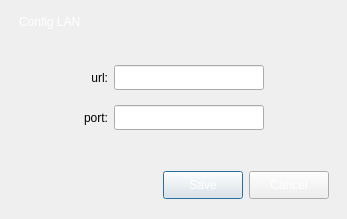
<?xml version="1.0" encoding="UTF-8"?>
<ui version="4.0">
 <class>DialogConfigLAN</class>
 <widget class="QDialog" name="DialogConfigLAN">
  <property name="geometry">
   <rect>
    <x>0</x>
    <y>0</y>
    <width>347</width>
    <height>219</height>
   </rect>
  </property>
  <property name="windowTitle">
   <string notr="true">Dialog</string>
  </property>
  <property name="styleSheet">
   <string notr="true">QWidget {
	font: 25 9pt &quot;微软雅黑&quot;;
}

#wgt_main {
	border-width: 40px 10px 10px 10px;
	border-image: url(:/skins/skins/bg_dialogbase.png) 40 10 10 10 repeat repeat;
}

#label_title {
    color: white;
}

#btn_close {
	border: 0px;
	background-image: url(:/skins/skins/btn_win_close.png);
}

#btn_close::hover {
	margin:1px;
}

#btn_close::pressed {
	border: 0px;
	background-image: url(:/skins/skins/btn_win_close_pressed.png);
}

#btn_save,
#btn_cancel,
#btn_useDefault {
	color: #ffffff;
	border-width: 2px;
	border-image: url(:/skins/skins/btn_blue.png) 2 2;
	min-width: 64px;
	min-height: 20px;
}

#btn_save::hover,
#btn_cancel::hover.
#btn_useDefault::hover {
	color: #ffffff;
	border-width: 2px;
	border-image: url(:/skins/skins/btn_blue_hover.png) 2 2;
}

#btn_save::pressed,
#btn_cancel::pressed,
#btn_useDefault::pressed {
	color: #ffffff;
	border-width: 2px;
	border-image: url(:/skins/skins/btn_blue_pressed.png) 2 2;
}</string>
  </property>
  <layout class="QGridLayout" name="gridLayout">
   <property name="leftMargin">
    <number>0</number>
   </property>
   <property name="topMargin">
    <number>0</number>
   </property>
   <property name="rightMargin">
    <number>0</number>
   </property>
   <property name="bottomMargin">
    <number>0</number>
   </property>
   <item row="0" column="0">
    <widget class="QWidget" name="wgt_main" native="true">
     <layout class="QVBoxLayout" name="verticalLayout">
      <item>
       <widget class="QWidget" name="wgt_title" native="true">
        <property name="sizePolicy">
         <sizepolicy hsizetype="Preferred" vsizetype="Fixed">
          <horstretch>0</horstretch>
          <verstretch>0</verstretch>
         </sizepolicy>
        </property>
        <layout class="QHBoxLayout" name="horizontalLayout">
         <property name="leftMargin">
          <number>10</number>
         </property>
         <property name="topMargin">
          <number>0</number>
         </property>
         <property name="rightMargin">
          <number>0</number>
         </property>
         <property name="bottomMargin">
          <number>0</number>
         </property>
         <item>
          <widget class="QLabel" name="label_title">
           <property name="text">
            <string>Config LAN</string>
           </property>
          </widget>
         </item>
         <item>
          <spacer name="horizontalSpacer">
           <property name="orientation">
            <enum>Qt::Horizontal</enum>
           </property>
           <property name="sizeHint" stdset="0">
            <size>
             <width>255</width>
             <height>19</height>
            </size>
           </property>
          </spacer>
         </item>
         <item>
          <widget class="QToolButton" name="btn_close">
           <property name="sizePolicy">
            <sizepolicy hsizetype="Fixed" vsizetype="Fixed">
             <horstretch>0</horstretch>
             <verstretch>0</verstretch>
            </sizepolicy>
           </property>
           <property name="minimumSize">
            <size>
             <width>30</width>
             <height>26</height>
            </size>
           </property>
           <property name="maximumSize">
            <size>
             <width>30</width>
             <height>26</height>
            </size>
           </property>
           <property name="text">
            <string/>
           </property>
          </widget>
         </item>
        </layout>
       </widget>
      </item>
      <item>
       <widget class="QWidget" name="wgt_content" native="true">
        <layout class="QVBoxLayout" name="verticalLayout_2">
         <property name="leftMargin">
          <number>0</number>
         </property>
         <property name="topMargin">
          <number>0</number>
         </property>
         <property name="rightMargin">
          <number>0</number>
         </property>
         <property name="bottomMargin">
          <number>0</number>
         </property>
         <item>
          <widget class="QWidget" name="widget" native="true">
           <layout class="QGridLayout" name="gridLayout_2">
            <property name="verticalSpacing">
             <number>15</number>
            </property>
            <item row="2" column="1">
             <widget class="QLabel" name="label_port">
              <property name="text">
               <string>port:</string>
              </property>
              <property name="alignment">
               <set>Qt::AlignRight|Qt::AlignTrailing|Qt::AlignVCenter</set>
              </property>
             </widget>
            </item>
            <item row="4" column="2">
             <spacer name="verticalSpacer_2">
              <property name="orientation">
               <enum>Qt::Vertical</enum>
              </property>
              <property name="sizeHint" stdset="0">
               <size>
                <width>20</width>
                <height>40</height>
               </size>
              </property>
             </spacer>
            </item>
            <item row="1" column="1">
             <widget class="QLabel" name="label_url">
              <property name="text">
               <string>url:</string>
              </property>
              <property name="alignment">
               <set>Qt::AlignRight|Qt::AlignTrailing|Qt::AlignVCenter</set>
              </property>
             </widget>
            </item>
            <item row="2" column="2">
             <widget class="QLineEdit" name="lineEdit_port">
              <property name="sizePolicy">
               <sizepolicy hsizetype="Fixed" vsizetype="Fixed">
                <horstretch>0</horstretch>
                <verstretch>0</verstretch>
               </sizepolicy>
              </property>
              <property name="minimumSize">
               <size>
                <width>150</width>
                <height>25</height>
               </size>
              </property>
              <property name="maximumSize">
               <size>
                <width>150</width>
                <height>25</height>
               </size>
              </property>
             </widget>
            </item>
            <item row="1" column="2">
             <widget class="QLineEdit" name="lineEdit_url">
              <property name="sizePolicy">
               <sizepolicy hsizetype="Fixed" vsizetype="Fixed">
                <horstretch>0</horstretch>
                <verstretch>0</verstretch>
               </sizepolicy>
              </property>
              <property name="minimumSize">
               <size>
                <width>150</width>
                <height>25</height>
               </size>
              </property>
              <property name="maximumSize">
               <size>
                <width>150</width>
                <height>25</height>
               </size>
              </property>
             </widget>
            </item>
            <item row="0" column="2">
             <spacer name="verticalSpacer">
              <property name="orientation">
               <enum>Qt::Vertical</enum>
              </property>
              <property name="sizeHint" stdset="0">
               <size>
                <width>20</width>
                <height>40</height>
               </size>
              </property>
             </spacer>
            </item>
            <item row="2" column="0">
             <spacer name="horizontalSpacer_4">
              <property name="orientation">
               <enum>Qt::Horizontal</enum>
              </property>
              <property name="sizeHint" stdset="0">
               <size>
                <width>40</width>
                <height>20</height>
               </size>
              </property>
             </spacer>
            </item>
            <item row="2" column="3">
             <spacer name="horizontalSpacer_3">
              <property name="orientation">
               <enum>Qt::Horizontal</enum>
              </property>
              <property name="sizeHint" stdset="0">
               <size>
                <width>40</width>
                <height>20</height>
               </size>
              </property>
             </spacer>
            </item>
           </layout>
          </widget>
         </item>
         <item>
          <widget class="QWidget" name="widget" native="true">
           <property name="sizePolicy">
            <sizepolicy hsizetype="Preferred" vsizetype="Fixed">
             <horstretch>0</horstretch>
             <verstretch>0</verstretch>
            </sizepolicy>
           </property>
           <property name="minimumSize">
            <size>
             <width>0</width>
             <height>50</height>
            </size>
           </property>
           <property name="maximumSize">
            <size>
             <width>16777215</width>
             <height>50</height>
            </size>
           </property>
           <layout class="QHBoxLayout" name="horizontalLayout_2">
            <property name="rightMargin">
             <number>9</number>
            </property>
            <item>
             <spacer name="horizontalSpacer_2">
              <property name="orientation">
               <enum>Qt::Horizontal</enum>
              </property>
              <property name="sizeHint" stdset="0">
               <size>
                <width>40</width>
                <height>20</height>
               </size>
              </property>
             </spacer>
            </item>
            <item>
             <widget class="QPushButton" name="btn_save">
              <property name="text">
               <string>Save</string>
              </property>
             </widget>
            </item>
            <item>
             <widget class="QPushButton" name="btn_cancel">
              <property name="text">
               <string>Cancel</string>
              </property>
             </widget>
            </item>
           </layout>
          </widget>
         </item>
        </layout>
       </widget>
      </item>
     </layout>
    </widget>
   </item>
  </layout>
 </widget>
 <tabstops>
  <tabstop>lineEdit_url</tabstop>
  <tabstop>lineEdit_port</tabstop>
  <tabstop>btn_save</tabstop>
  <tabstop>btn_cancel</tabstop>
  <tabstop>btn_close</tabstop>
 </tabstops>
 <resources/>
 <connections>
  <connection>
   <sender>btn_close</sender>
   <signal>clicked()</signal>
   <receiver>DialogConfigLAN</receiver>
   <slot>close()</slot>
   <hints>
    <hint type="sourcelabel">
     <x>376</x>
     <y>19</y>
    </hint>
    <hint type="destinationlabel">
     <x>200</x>
     <y>114</y>
    </hint>
   </hints>
  </connection>
  <connection>
   <sender>btn_cancel</sender>
   <signal>clicked()</signal>
   <receiver>DialogConfigLAN</receiver>
   <slot>close()</slot>
   <hints>
    <hint type="sourcelabel">
     <x>349</x>
     <y>195</y>
    </hint>
    <hint type="destinationlabel">
     <x>200</x>
     <y>114</y>
    </hint>
   </hints>
  </connection>
 </connections>
</ui>
